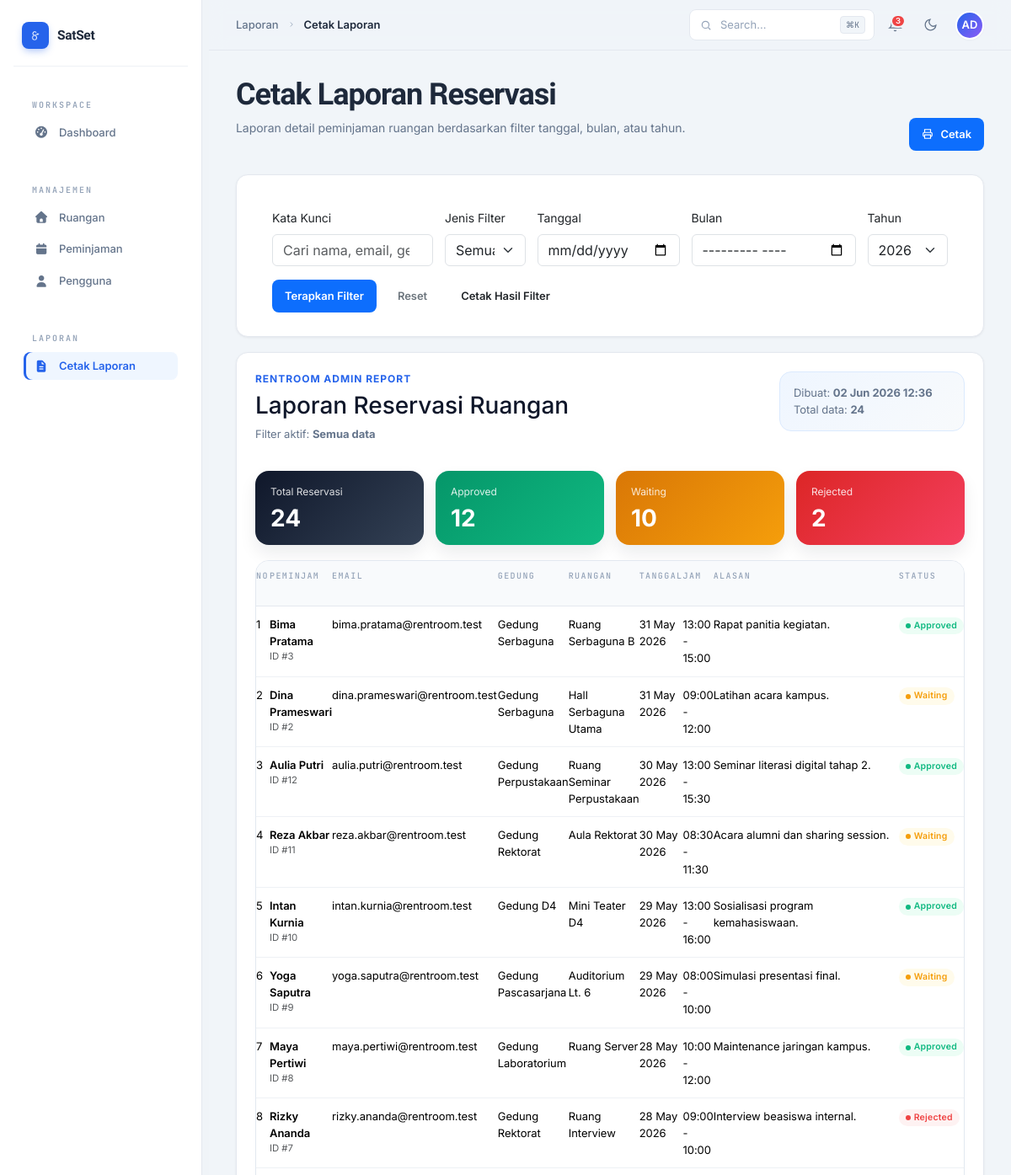
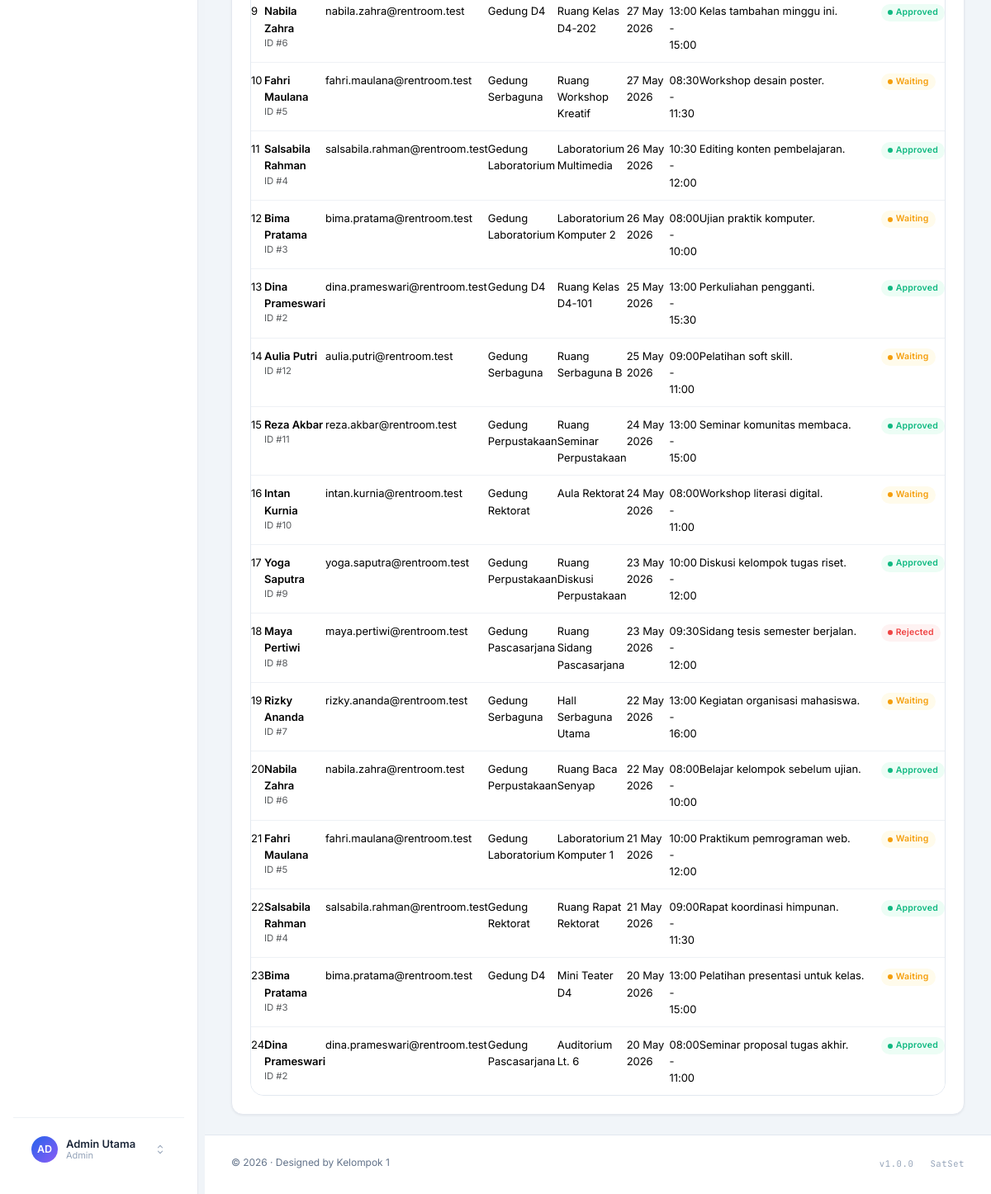
/pages/admin/report.php (signed in), run on the app's committed database (2 pictures, top to bottom).
### tables this page shows
CREATE TABLE `reservations` (
  `id` int NOT NULL,
  `user_id` int DEFAULT NULL,
  `room_id` int DEFAULT NULL,
  `reservation_date` date NOT NULL,
  `start_hour` time NOT NULL,
  `end_hour` time NOT NULL,
  `reason` text,
  `status` enum('waiting','approved','rejected') DEFAULT 'waiting',
  `approved_by` int DEFAULT NULL COMMENT 'Fitur Audit Trail',
  `created_at` timestamp NULL DEFAULT (now())
);

CREATE TABLE `users` (
  `id` int NOT NULL,
  `password` varchar(255) NOT NULL,
  `name` varchar(100) DEFAULT NULL,
  `email` varchar(100) DEFAULT NULL,
  `is_active` tinyint DEFAULT '1' COMMENT 'Untuk fitur Soft Delete',
  `role` enum('admin','user') NOT NULL
);

CREATE TABLE `buildings` (
  `id` int NOT NULL,
  `name` varchar(100) NOT NULL COMMENT 'Contoh: Gedung D4, Gedung D3'
);

CREATE TABLE `rooms` (
  `id` int NOT NULL,
  `building_id` int NOT NULL COMMENT 'Menghubungkan ruangan ke gedungnya',
  `room_name` varchar(100) NOT NULL,
  `capacity` int DEFAULT NULL,
  `facility` text,
  `short_description` text,
  `detail_description` text,
  `is_active` tinyint DEFAULT '1' COMMENT 'Untuk fitur Soft Delete'
);

### actions/report/report_action.php (called while the page is built, shortened)
<?php
require_once __DIR__ . '/../../config/connection.php';
$search = trim($_GET['q'] ?? '');
$filterType = $_GET['filter_type'] ?? 'all';
$filterDate = $_GET['filter_date'] ?? '';
$filterMonth = $_GET['filter_month'] ?? '';
$filterYear = $_GET['filter_year'] ?? date('Y');
function report_status_label(string $status): string
{
    $value = strtolower($status);
    if ($value === 'approved') {
        return 'Approved';
    }
    if ($value === 'rejected') {
        return 'Rejected';
    }
    return 'Waiting';
}
function report_status_class(string $status): string
{
    $value = strtolower($status);
    if ($value === 'approved') {
        return 'success';
    }
    if ($value === 'rejected') {
        return 'danger';
    }
    return 'warning';
}
function report_time_range(array $row): string
{
    $start = isset($row['start_hour']) ? date('H:i', strtotime($row['start_hour'])) : '-';
    $end = isset($row['end_hour']) ? date('H:i', strtotime($row['end_hour'])) : '-';
    return $start . ' - ' . $end;
}
$reservations = [];
$sql = "SELECT r.id, r.user_id, r.room_id, r.reservation_date, r.start_hour, r.end_hour, r.reason, r.status, r.approved_by, r.created_at,
               u.name AS user_name, u.email AS user_email,
               rm.room_name, rm.capacity,
               b.name AS building_name,
               au.name AS approved_by_name
        FROM reservations r
        LEFT JOIN users u ON u.id = r.user_id
        LEFT JOIN rooms rm ON rm.id = r.room_id
        LEFT JOIN buildings b ON b.id = rm.building_id
        LEFT JOIN users au ON au.id = r.approved_by
        ORDER BY r.reservation_date DESC, r.start_hour DESC, r.id DESC";
if ($result = $conn->query($sql)) {
    while ($row = $result->fetch_assoc()) {
        $reservations[] = $row;
    }
}
$filteredReservations = array_values(array_filter($reservations, function ($row) use ($search, $filterType, $filterDate, $filterMonth, $filterYear) {
    $dateValue = $row['reservation_date'] ?? '';
    $matchSearch = true;
    if ($search !== '') {
        $haystack = implode(' ', [
            $row['id'] ?? '',
            $row['user_name'] ?? '',
            $row['user_email'] ?? '',
            $row['building_name'] ?? '',
            $row['room_name'] ?? '',
            $row['reason'] ?? '',
            $row['status'] ?? '',
        ]);
        $matchSearch = stripos($haystack, $search) !== false;
    }
    $matchFilter = true;
    if ($filterType === 'date' && $filterDate !== '') {
        $matchFilter = $dateValue === $filterDate;
    } elseif ($filterType === 'month' && $filterMonth !== '') {
        $matchFilter = substr($dateValue, 0, 7) === $filterMonth;
    } elseif ($filterType === 'year' && $filterYear !== '') {
        $matchFilter = substr($dateValue, 0, 4) === $filterYear;
    }
    return $matchSearch && $matchFilter;
}));
$summaryTotal = count($filteredReservations);
$summaryWaiting = count(array_filter($filteredReservations, fn($row) => ($row['status'] ?? '') === 'waiting'));
$summaryApproved = count(array_filter($filteredReservations, fn($row) => ($row['status'] ?? '') === 'approved'));
$summaryRejected = count(array_filter($filteredReservations, fn($row) => ($row['status'] ?? '') === 'rejected'));
$yearOptions = [];
$currentYear = (int)date('Y');
for ($year = $currentYear - 5; $year <= $currentYear + 1; $year++) {
    $yearOptions[] = (string)$year;
}
$filterLabel = 'Semua data';

### pages/admin/report.php (the view, shortened to what this page needs)
<?php
$active = 'laporan';
$crumbs = 'Laporan | Cetak Laporan';
require_once __DIR__ . '/../../actions/report/report_action.php';
$printQuery = $_SERVER['QUERY_STRING'] ?? '';
$printUrl = 'report-print.php' . ($printQuery !== '' ? '?' . $printQuery : '');
?>
<!DOCTYPE html>
<html lang="en">
<head>
    <?php include __DIR__ . '/../../includes/header.php'; ?>
</head>
<body data-active="<?php echo htmlspecialchars($active); ?>" data-crumbs="<?php echo htmlspecialchars($crumbs); ?>" class="report-page">
    <div class="shell">
        <?php include __DIR__ . '/../../includes/sidebar.php'; ?>
        <div class="main">
            <?php include __DIR__ . '/../../includes/navbar.php'; ?>
            <main class="content">
                <section class="hero no-print">
                    <div class="hero-text">
                        <h1 class="hero-title">Cetak Laporan Reservasi</h1>
                        <p class="hero-subtitle">Laporan detail peminjaman ruangan berdasarkan filter tanggal, bulan, atau tahun.</p>
                    </div>
                    <div class="hero-actions">
                        <a href="<?php echo htmlspecialchars($printUrl); ?>" target="_blank" rel="noopener" class="btn btn-primary">
                            <svg viewBox="0 0 24 24"><path d="M6 9V3h12v6"/><path d="M6 17H5a2 2 0 0 1-2-2v-4a2 2 0 0 1 2-2h14a2 2 0 0 1 2 2v4a2 2 0 0 1-2 2h-1"/><path d="M6 14h12v7H6z"/></svg>
                            Cetak
                        </a>
                    </div>
                </section>
                <section class="card report-filters no-print">
                    <form method="get" class="report-filter-form">
                        <div class="report-filter-grid">
                            <div>
                                <label class="form-label">Kata Kunci</label>
                                <input class="form-control" type="search" name="q" value="<?php echo htmlspecialchars($search); ?>" placeholder="Cari nama, email, gedung, ruangan, alasan...">
                            </div>
                            <div>
                                <label class="form-label">Jenis Filter</label>
                                <select class="form-select" name="filter_type">
                                    <option value="all" <?php echo $filterType === 'all' ? 'selected' : ''; ?>>Semua Data</option>
                                </select>
                            </div>
                            <div>
                                <label class="form-label">Tanggal</label>
                                <input class="form-control" type="date" name="filter_date" value="<?php echo htmlspecialchars($filterDate); ?>">
                            </div>
                            <div>
                                <label class="form-label">Bulan</label>
                                <input class="form-control" type="month" name="filter_month" value="<?php echo htmlspecialchars($filterMonth); ?>">
                            </div>
                            <div>
                                <label class="form-label">Tahun</label>
                                <select class="form-select" name="filter_year">
                                    <?php foreach ($yearOptions as $yearOption): ?>
                                        <option value="<?php echo htmlspecialchars($yearOption); ?>" <?php echo $filterYear === $yearOption ? 'selected' : ''; ?>><?php echo htmlspecialchars($yearOption); ?></option>
                                    <?php endforeach; ?>
                                </select>
                            </div>
                        </div>
                        <div class="report-filter-actions">
                            <button type="submit" class="btn btn-primary">Terapkan Filter</button>
                            <a href="report.php" class="btn btn-outline-secondary">Reset</a>
                            <a href="<?php echo htmlspecialchars($printUrl); ?>" target="_blank" rel="noopener" class="btn btn-outline-dark">Cetak Hasil Filter</a>
                        </div>
                    </form>
                </section>
                <section class="card report-sheet">
                    <div class="report-header">
                        <div>
                            <div class="report-kicker">RentRoom Admin Report</div>
                            <h2 class="report-title">Laporan Reservasi Ruangan</h2>
                            <p class="report-meta">Filter aktif: <strong><?php echo htmlspecialchars($filterLabel); ?></strong></p>
                        </div>
                        <div class="report-meta-box">
                            <div>Dibuat: <strong><?php echo date('d M Y H:i'); ?></strong></div>
                            <div>Total data: <strong><?php echo $summaryTotal; ?></strong></div>
                        </div>
                    </div>
                    <div class="report-stats">
                        <div class="report-stat stat-total">
                            <span>Total Reservasi</span>
                            <strong><?php echo $summaryTotal; ?></strong>
                        </div>
                        <div class="report-stat stat-approved">
                            <span>Approved</span>
                            <strong><?php echo $summaryApproved; ?></strong>
                        </div>
                        <div class="report-stat stat-waiting">
                            <span>Waiting</span>
                            <strong><?php echo $summaryWaiting; ?></strong>
                        </div>
                        <div class="report-stat stat-rejected">
                            <span>Rejected</span>
                            <strong><?php echo $summaryRejected; ?></strong>
                        </div>
                    </div>
                    <div class="table-responsive report-table-wrap">
                        <table class="table report-table align-middle mb-0">
                            <thead>
                                <tr>
                                    <th>No</th>
                                    <th>Peminjam</th>
                                    <th>Email</th>
                                    <th>Gedung</th>
                                    <th>Ruangan</th>
                                    <th>Tanggal</th>
                                    <th>Jam</th>
                                    <th>Alasan</th>
                                    <th>Status</th>
                                </tr>
                            </thead>
                            <tbody>
                                <?php if (empty($filteredReservations)): ?>
                                    <tr>
                                        <td colspan="10" class="text-center py-4 text-muted">Tidak ada data reservasi yang cocok dengan filter.</td>
                                    </tr>
                                <?php else: ?>
                                    <?php foreach ($filteredReservations as $index => $row): ?>
                                        <?php
                                            $status = $row['status'] ?? 'waiting';
                                            $statusClass = report_status_class($status);
                                            $statusText = report_status_label($status);
                                            $timeRange = report_time_range($row);
                                        ?>
                                        <tr>
                                            <td><?php echo $index + 1; ?></td>
                                            <td>
                                                <div class="fw-semibold"><?php echo htmlspecialchars($row['user_name'] ?? '-'); ?></div>
                                                <div class="small text-muted">ID #<?php echo htmlspecialchars((string)($row['user_id'] ?? '-')); ?></div>
                                            </td>
                                            <td><?php echo htmlspecialchars($row['user_email'] ?? '-'); ?></td>
                                            <td><?php echo htmlspecialchars($row['building_name'] ?? '-'); ?></td>
                                            <td><?php echo htmlspecialchars($row['room_name'] ?? '-'); ?></td>
                                            <td><?php echo htmlspecialchars(date('d M Y', strtotime($row['reservation_date']))); ?></td>
                                            <td><?php echo htmlspecialchars($timeRange); ?></td>
                                            <td class="report-reason"><?php echo htmlspecialchars($row['reason'] ?? '-'); ?></td>
                                            <td><span class="badge <?php echo $statusClass; ?> dot"><?php echo htmlspecialchars($statusText); ?></span></td>
                                        </tr>
                                    <?php endforeach; ?>
                                <?php endif; ?>
                            </tbody>
                        </table>
                    </div>
                </section>
            </main>
            <?php include __DIR__ . '/../../includes/footer.php'; ?>
        </div>
        <?php include __DIR__ . '/../../includes/script.php'; ?>
</body>
</html>

### assets/css/admin/dashboard.css (style rules this page uses)
*, *::before, *::after { box-sizing: border-box; margin: 0; padding: 0; }
body { font-family: Inter, -apple-system, Roboto, Helvetica, sans-serif; background: #f1f5f9; color: #1e293b; }
.shell { display: flex; min-height: 100vh; }
.main { flex: 1 1 0; display: flex; flex-direction: column; min-width: 0; background: #f1f5f9; }
.content { flex: 1; padding: 24px 28px 40px; background: #f1f5f9; }
.report-page .hero { align-items: flex-end; }
.report-page .hero-subtitle { margin-top: 8px; color: #64748b; font-size: 14px; max-width: 720px; }
.report-filters { margin-bottom: 18px; }
.report-filter-form { padding: 18px 20px 6px; }
.report-filter-grid { display: grid; grid-template-columns: 2fr 1fr 1fr 1fr 1fr; gap: 14px; align-items: end; }
.report-filter-actions { display: flex; flex-wrap: wrap; gap: 10px; margin-top: 16px; }
.report-sheet { padding: 22px; border: 1px solid #e2e8f0; box-shadow: 0 8px 30px rgba(15, 23, 42, 0.06); }
.report-header { display: flex; justify-content: space-between; gap: 16px; align-items: flex-start; margin-bottom: 18px; }
.report-kicker { color: #2563eb; font-size: 12px; font-weight: 700; letter-spacing: 0.08em; text-transform: uppercase; margin-bottom: 6px; }
.report-title { font-size: 28px; line-height: 1.1; color: #0f172a; margin-bottom: 8px; }
.report-meta, .report-meta-box { color: #64748b; font-size: 13px; }
.report-meta-box { padding: 14px 16px; border-radius: 14px; background: linear-gradient(135deg, #eff6ff, #f8fafc); border: 1px solid #dbeafe; min-width: 220px; }
.report-stats { display: grid; grid-template-columns: repeat(4, 1fr); gap: 14px; margin-bottom: 18px; }
.report-stat { padding: 16px 18px; border-radius: 16px; color: #fff; box-shadow: 0 10px 20px rgba(15, 23, 42, 0.08); }
.report-stat span { display: block; font-size: 12px; opacity: 0.85; margin-bottom: 8px; }
.report-stat strong { font-size: 28px; line-height: 1; }
.stat-total { background: linear-gradient(135deg, #0f172a, #334155); }
.stat-approved { background: linear-gradient(135deg, #059669, #10b981); }
.stat-waiting { background: linear-gradient(135deg, #d97706, #f59e0b); }
.stat-rejected { background: linear-gradient(135deg, #dc2626, #f43f5e); }
.report-table-wrap { border-radius: 16px; overflow: hidden; border: 1px solid #e2e8f0; }
.report-table thead th { background: #f8fafc; color: #334155; font-size: 12px; text-transform: uppercase; letter-spacing: 0.04em; }
.report-table td, .report-table th { padding-top: 14px; padding-bottom: 14px; vertical-align: top; }
.report-reason { min-width: 220px; max-width: 320px; white-space: normal; }

### data on the page
reservations: user.name "Bima Pratama", user "3", user.email "bima.pratama@rentroom.test", buildings.name "Gedung Serbaguna", room.room_name "Ruang Serbaguna B", reservation_date "31 May 2026", timeRange "13:00 - 15:00", reason "Rapat panitia kegiatan.", status "Approved"
reservations: user.name "Dina Prameswari", user "2", user.email "dina.prameswari@rentroom.test", buildings.name "Gedung Serbaguna", room.room_name "Hall Serbaguna Utama", reservation_date "31 May 2026", timeRange "09:00 - 12:00", reason "Latihan acara kampus.", status "Waiting"
reservations: user.name "Aulia Putri", user "12", user.email "aulia.putri@rentroom.test", buildings.name "Gedung Perpustakaan", room.room_name "Ruang Seminar Perpustakaan", reservation_date "30 May 2026", timeRange "13:00 - 15:30", reason "Seminar literasi digital tahap 2.", status "Approved"
reservations: user.name "Reza Akbar", user "11", user.email "reza.akbar@rentroom.test", buildings.name "Gedung Rektorat", room.room_name "Aula Rektorat", reservation_date "30 May 2026", timeRange "08:30 - 11:30", reason "Acara alumni dan sharing session.", status "Waiting"
reservations: user.name "Intan Kurnia", user "10", user.email "intan.kurnia@rentroom.test", buildings.name "Gedung D4", room.room_name "Mini Teater D4", reservation_date "29 May 2026", timeRange "13:00 - 16:00", reason "Sosialisasi program kemahasiswaan.", status "Approved"
reservations: user.name "Yoga Saputra", user "9", user.email "yoga.saputra@rentroom.test", buildings.name "Gedung Pascasarjana", room.room_name "Auditorium Lt. 6", reservation_date "29 May 2026", timeRange "08:00 - 10:00", reason "Simulasi presentasi final.", status "Waiting"
reservations: user.name "Maya Pertiwi", user "8", user.email "maya.pertiwi@rentroom.test", buildings.name "Gedung Laboratorium", room.room_name "Ruang Server", reservation_date "28 May 2026", timeRange "10:00 - 12:00", reason "Maintenance jaringan kampus.", status "Approved"
reservations: user.name "Rizky Ananda", user "7", user.email "rizky.ananda@rentroom.test", buildings.name "Gedung Rektorat", room.room_name "Ruang Interview", reservation_date "28 May 2026", timeRange "09:00 - 10:00", reason "Interview beasiswa internal.", status "Rejected"
reservations: user.name "Nabila Zahra", user "6", user.email "nabila.zahra@rentroom.test", buildings.name "Gedung D4", room.room_name "Ruang Kelas D4-202", reservation_date "27 May 2026", timeRange "13:00 - 15:00", reason "Kelas tambahan minggu ini.", status "Approved"
reservations: user.name "Fahri Maulana", user "5", user.email "fahri.maulana@rentroom.test", buildings.name "Gedung Serbaguna", room.room_name "Ruang Workshop Kreatif", reservation_date "27 May 2026", timeRange "08:30 - 11:30", reason "Workshop desain poster.", status "Waiting"
reservations: user.name "Salsabila Rahman", user "4", user.email "salsabila.rahman@rentroom.test", buildings.name "Gedung Laboratorium", room.room_name "Laboratorium Multimedia", reservation_date "26 May 2026", timeRange "10:30 - 12:00", reason "Editing konten pembelajaran.", status "Approved"
reservations: user.name "Bima Pratama", user "3", user.email "bima.pratama@rentroom.test", buildings.name "Gedung Laboratorium", room.room_name "Laboratorium Komputer 2", reservation_date "26 May 2026", timeRange "08:00 - 10:00", reason "Ujian praktik komputer.", status "Waiting"
reservations: user.name "Dina Prameswari", user "2", user.email "dina.prameswari@rentroom.test", buildings.name "Gedung D4", room.room_name "Ruang Kelas D4-101", reservation_date "25 May 2026", timeRange "13:00 - 15:30", reason "Perkuliahan pengganti.", status "Approved"
reservations: user.name "Aulia Putri", user "12", user.email "aulia.putri@rentroom.test", buildings.name "Gedung Serbaguna", room.room_name "Ruang Serbaguna B", reservation_date "25 May 2026", timeRange "09:00 - 11:00", reason "Pelatihan soft skill.", status "Waiting"
reservations: user.name "Reza Akbar", user "11", user.email "reza.akbar@rentroom.test", buildings.name "Gedung Perpustakaan", room.room_name "Ruang Seminar Perpustakaan", reservation_date "24 May 2026", timeRange "13:00 - 15:00", reason "Seminar komunitas membaca.", status "Approved"
reservations: user.name "Intan Kurnia", user "10", user.email "intan.kurnia@rentroom.test", buildings.name "Gedung Rektorat", room.room_name "Aula Rektorat", reservation_date "24 May 2026", timeRange "08:00 - 11:00", reason "Workshop literasi digital.", status "Waiting"
reservations: user.name "Yoga Saputra", user "9", user.email "yoga.saputra@rentroom.test", buildings.name "Gedung Perpustakaan", room.room_name "Ruang Diskusi Perpustakaan", reservation_date "23 May 2026", timeRange "10:00 - 12:00", reason "Diskusi kelompok tugas riset.", status "Approved"
reservations: user.name "Maya Pertiwi", user "8", user.email "maya.pertiwi@rentroom.test", buildings.name "Gedung Pascasarjana", room.room_name "Ruang Sidang Pascasarjana", reservation_date "23 May 2026", timeRange "09:30 - 12:00", reason "Sidang tesis semester berjalan.", status "Rejected"
reservations: user.name "Rizky Ananda", user "7", user.email "rizky.ananda@rentroom.test", buildings.name "Gedung Serbaguna", room.room_name "Hall Serbaguna Utama", reservation_date "22 May 2026", timeRange "13:00 - 16:00", reason "Kegiatan organisasi mahasiswa.", status "Waiting"
reservations: user.name "Nabila Zahra", user "6", user.email "nabila.zahra@rentroom.test", buildings.name "Gedung Perpustakaan", room.room_name "Ruang Baca Senyap", reservation_date "22 May 2026", timeRange "08:00 - 10:00", reason "Belajar kelompok sebelum ujian.", status "Approved"
reservations: user.name "Fahri Maulana", user "5", user.email "fahri.maulana@rentroom.test", buildings.name "Gedung Laboratorium", room.room_name "Laboratorium Komputer 1", reservation_date "21 May 2026", timeRange "10:00 - 12:00", reason "Praktikum pemrograman web.", status "Waiting"
reservations: user.name "Salsabila Rahman", user "4", user.email "salsabila.rahman@rentroom.test", buildings.name "Gedung Rektorat", room.room_name "Ruang Rapat Rektorat", reservation_date "21 May 2026", timeRange "09:00 - 11:30", reason "Rapat koordinasi himpunan.", status "Approved"
reservations: user.name "Bima Pratama", user "3", user.email "bima.pratama@rentroom.test", buildings.name "Gedung D4", room.room_name "Mini Teater D4", reservation_date "20 May 2026", timeRange "13:00 - 15:00", reason "Pelatihan presentasi untuk kelas.", status "Waiting"
reservations: user.name "Dina Prameswari", user "2", user.email "dina.prameswari@rentroom.test", buildings.name "Gedung Pascasarjana", room.room_name "Auditorium Lt. 6", reservation_date "20 May 2026", timeRange "08:00 - 11:00", reason "Seminar proposal tugas akhir.", status "Approved"

### other printed values
$section['label'] "WORKSPACE"
$item['text'] "Dashboard"
$section['label'] "MANAJEMEN"
$item['text'] "Ruangan"
$item['text'] "Peminjaman"
$item['text'] "Pengguna"
$section['label'] "LAPORAN"
$item['text'] "Cetak Laporan"
$name "Admin Utama"
$session_role "Admin"
$p "Laporan"
$p "Cetak Laporan"
$filterLabel "Semua data"
$summaryTotal "24"
$summaryApproved "12"
